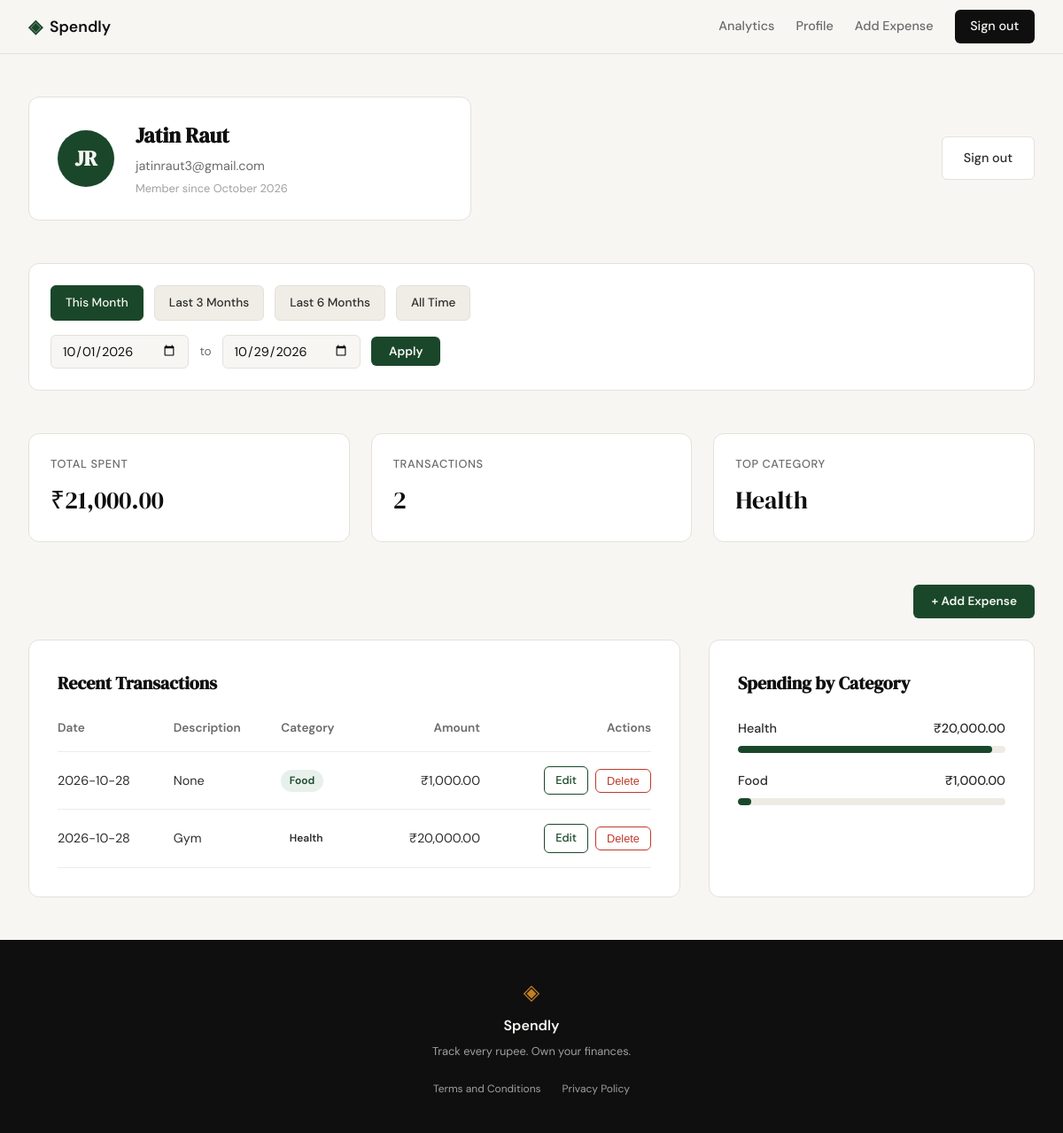
Page /profile?date_from=2026-10-01&date_to=2026-10-29 (signed in) on the earlier database version.
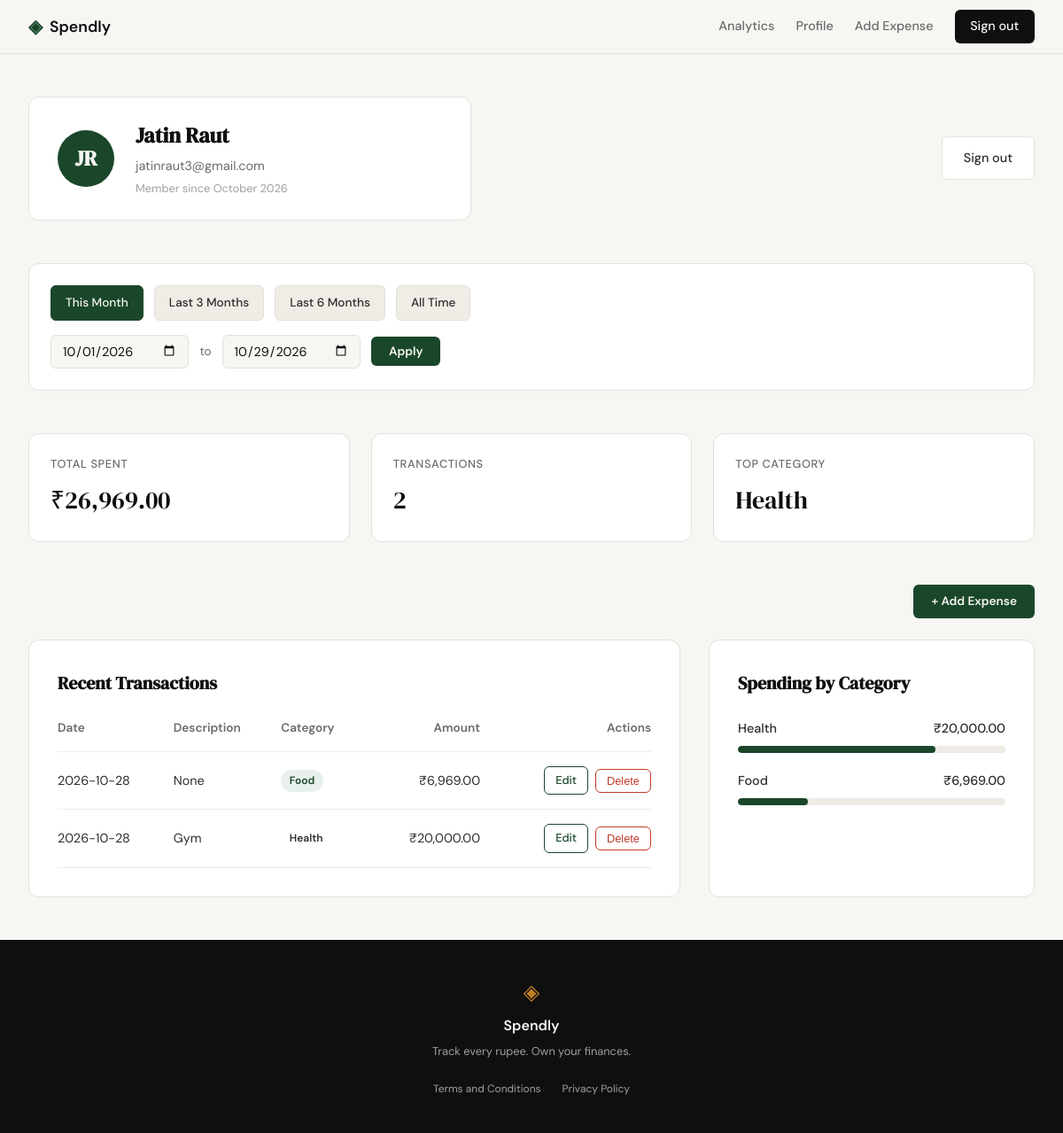
Same page on the later database version.
### tables this page shows
CREATE TABLE expenses (
                id INTEGER PRIMARY KEY AUTOINCREMENT,
                user_id INTEGER NOT NULL,
                amount REAL NOT NULL,
                category TEXT NOT NULL,
                date TEXT NOT NULL,
                description TEXT,
                created_at TEXT DEFAULT CURRENT_TIMESTAMP,
                FOREIGN KEY (user_id) REFERENCES users (id) ON DELETE CASCADE
            );

### app.py (the view)
@app.route("/profile")
def profile():
    if not session.get("user_id"):
        return redirect(url_for("login"))
    user_data = get_user_by_id(session["user_id"])
    if not user_data:
        session.clear()
        return redirect(url_for("login"))
    name_parts = user_data["name"].split()
    initials = "".join([part[0].upper() for part in name_parts if part])
    try:
        created_at = datetime.strptime(user_data["created_at"], "%Y-%m-%d %H:%M:%S")
        joined_date = created_at.strftime("%B %Y")
    except:
        joined_date = "Recently"
    user = {
        "name": user_data["name"],
        "email": user_data["email"],
        "initials": initials,
        "joined_date": joined_date
    }
    date_from = request.args.get("date_from")
    date_to = request.args.get("date_to")
    parsed_from = None
    parsed_to = None
    if date_from:
        try:
            parsed_from = datetime.strptime(date_from, "%Y-%m-%d").date()
        except ValueError:
            date_from = None
    if date_to:
        try:
            parsed_to = datetime.strptime(date_to, "%Y-%m-%d").date()
        except ValueError:
            date_to = None
    if parsed_from and parsed_to and parsed_from > parsed_to:
        flash("Start date must be before end date.", "error")
        date_from = None
        date_to = None
        parsed_from = None
        parsed_to = None
    today = datetime.now().date()
    first_of_month = today.replace(day=1)
    three_months_ago = today - relativedelta(months=3)
    six_months_ago = today - relativedelta(months=6)
    preset_urls = {
        "this_month": url_for('profile',
                              date_from=first_of_month.strftime('%Y-%m-%d'),
                              date_to=today.strftime('%Y-%m-%d')),
        "last_3_months": url_for('profile',
                                  date_from=three_months_ago.strftime('%Y-%m-%d'),
                                  date_to=today.strftime('%Y-%m-%d')),
        "last_6_months": url_for('profile',
                                  date_from=six_months_ago.strftime('%Y-%m-%d'),
                                  date_to=today.strftime('%Y-%m-%d')),
        "all_time": url_for('profile')
    }
    active_preset = None
    if parsed_from and parsed_to:
        if parsed_from == first_of_month and parsed_to == today:
            active_preset = "this_month"
        elif parsed_from == three_months_ago and parsed_to == today:
            active_preset = "last_3_months"
        elif parsed_from == six_months_ago and parsed_to == today:
            active_preset = "last_6_months"
        else:
            active_preset = "custom"
    elif not parsed_from and not parsed_to:
        active_preset = "all_time"
    user_id = session["user_id"]
    stats = get_summary_stats(user_id, date_from=date_from, date_to=date_to)
    transactions = get_recent_transactions(user_id, limit=10, date_from=date_from, date_to=date_to)
    categories = get_category_breakdown(user_id, date_from=date_from, date_to=date_to)
    return render_template(
        "profile.html",
        user=user,
        stats=stats,
        transactions=transactions,
        categories=categories,
        date_from=date_from,
        date_to=date_to,
        active_preset=active_preset,
        preset_urls=preset_urls
    )

### database/db.py (called while the page is built)
def get_db():
    conn = sqlite3.connect(DATABASE_PATH)
    conn.row_factory = sqlite3.Row
    conn.execute("PRAGMA foreign_keys = ON")
    return conn

def get_user_by_id(user_id):
    with get_db() as conn:
        user = conn.execute(
            "SELECT id, name, email, created_at FROM users WHERE id = ?",
            (user_id,)
        ).fetchone()
        return dict(user) if user else None

### database/queries.py (called while the page is built)
def format_amount(amount):
    return f"{amount:,.2f}"

### templates/profile.html (shortened to what the changed rows need)
<!DOCTYPE html>
<html lang="en">
<head>
    <link rel="stylesheet" href="{{ url_for('static', filename='css/profile.css') }}">
</head>
<body>
    {% extends "base.html" %}
    {% block content %}
    <div class="profile-container">
        <header class="profile-header">
            <div class="user-card">
                <div class="user-details">
                    <h1>{{ user.name }}</h1>
                </div>
            </div>
        </header>
        <section class="stats-grid">
            <div class="stat-card">
                <span class="stat-label">Total Spent</span>
                <span class="stat-value">₹{{ stats.total_spent }}</span>
            </div>
            <div class="stat-card">
                <span class="stat-label">Top Category</span>
                <span class="stat-value">{{ stats.top_category }}</span>
            </div>
        </section>
        <div class="profile-main-grid">
            <section class="history-section">
                <h2>Recent Transactions</h2>
                <div class="table-wrapper">
                    <table class="history-table">
                        <thead>
                            <tr>
                                <th>Date</th>
                                <th>Description</th>
                                <th>Category</th>
                                <th class="text-right">Amount</th>
                                <th class="text-right">Actions</th>
                            </tr>
                        </thead>
                        <tbody>
                            {% for tx in transactions %}
                            <tr>
                                <td>{{ tx.date }}</td>
                                <td>{{ tx.description }}</td>
                                <td><span class="category-badge badge-{{ tx.category_class }}">{{ tx.category }}</span></td>
                                <td class="text-right">₹{{ tx.amount }}</td>
                                <td class="text-right">
                                    <div style="display: inline-flex; gap: 0.5rem; align-items: center; justify-content: flex-end;">
                                        <a href="{{ url_for('edit_expense', id=tx.id) }}" class="btn-edit">Edit</a>
                                        <form method="POST" action="{{ url_for('delete_expense_route', id=tx.id) }}" style="display:inline; margin:0;" onsubmit="return confirm('Delete this expense?')">
                                            <button type="submit" class="btn-delete">Delete</button>
                                        </form>
                                    </div>
                                </td>
                            </tr>
                            {% endfor %}
                        </tbody>
                    </table>
                </div>
            </section>
            <section class="breakdown-section">
                <h2>Spending by Category</h2>
                <div class="category-list">
                    {% for cat in categories %}
                    <div class="category-item">
                        <div class="category-info">
                            <span class="category-name">{{ cat.name }}</span>
                            <span class="category-amount">₹{{ cat.amount }}</span>
                        </div>
                        <div class="progress-bar">
                            <div class="progress-fill" style="width: {{ cat.percentage }}%"></div>
                        </div>
                    </div>
                    {% endfor %}
                </div>
            </section>
        </div>
    </div>
    {% endblock %}

Differences in the rows shown:
computed for expenses "Gym": {{ cat.percentage }} 95 → 74 (drawn)
changed expenses "Food": amount "1,000.00" → "6,969.00"; {{ cat.percentage }} 5 → 26 (drawn)
Other differences:
{{ stats.total_spent }}: "21,000.00" → "26,969.00"
